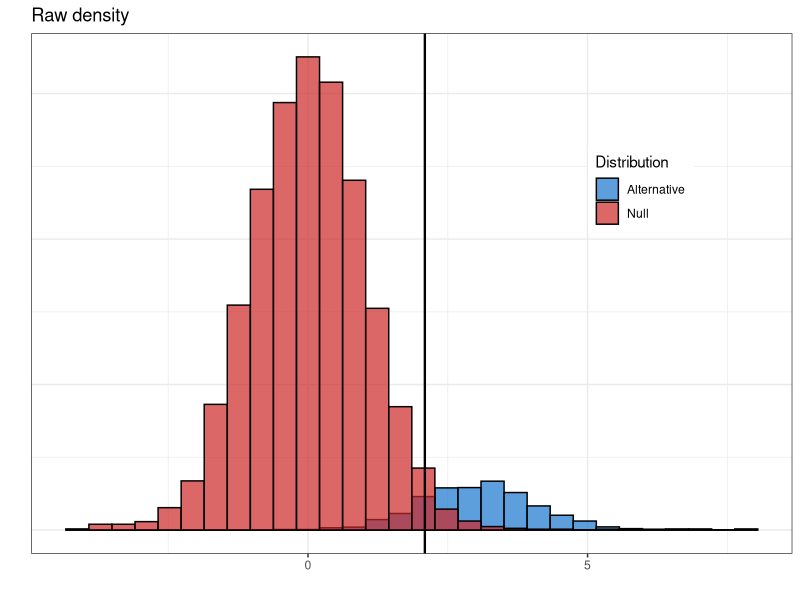
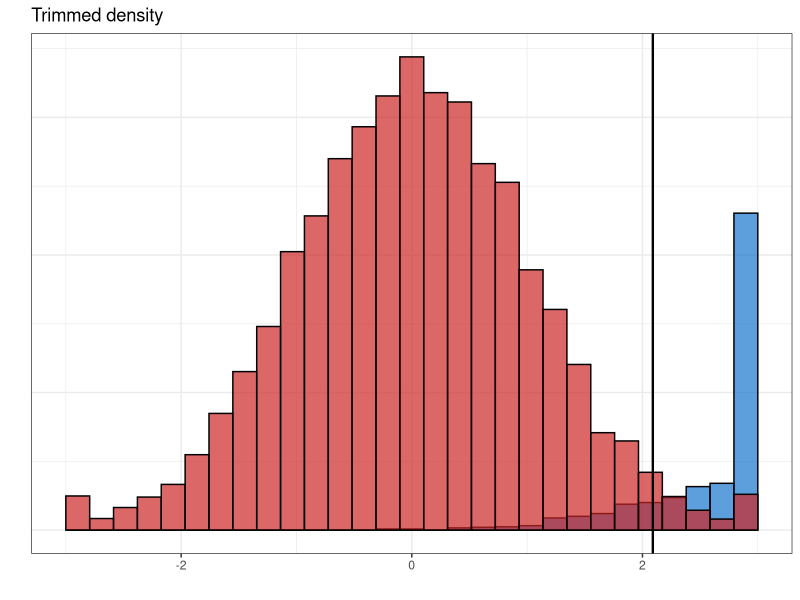
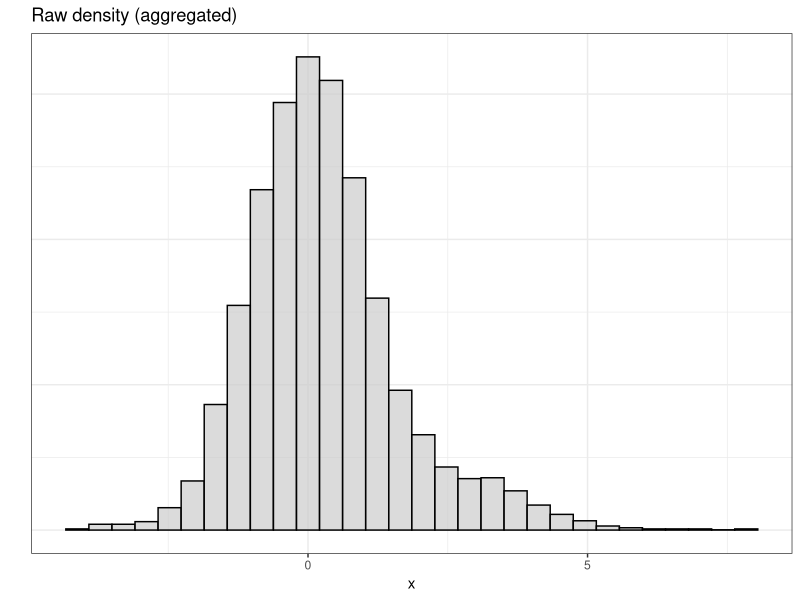
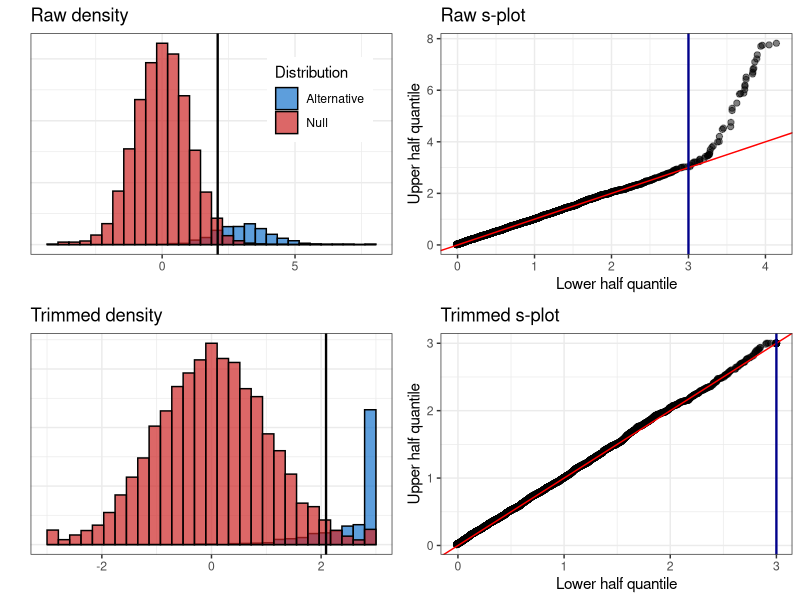

Recreate these plots in R, in order.
#############
# Functions
#############

library(ggplot2)
library(magrittr)

# s plot
make_s_plot <- function(x, n_bins = 10) {
  B <- length(x)
  x_null_order <- sort(x)
  x1 <- -x_null_order[seq(B/2, 1)]
  x2 <- x_null_order[seq(B/2 + 1, B)]
  to_plot <- data.frame(x1 = x1, x2 = x2, bin = factor(dplyr::ntile(x = x2, n = n_bins)))
  s_plot <- ggplot(data = to_plot, mapping = aes(x = x1, y = x2)) + geom_point(size = 1.8, alpha = 0.5) +
    geom_abline(slope = 1, intercept = 0, col = "red") + theme_bw() + xlab("Lower half quantile") + ylab("Upper half quantile") + ggtitle("S-plot")
  return(s_plot)
}

# BC method
get_bc_thresh <- function(x, q = alpha) {
  unique_x <- sort(unique(abs(x)))
  fdp_hat <- sapply(X = unique_x, FUN = function(thresh) {
    (1 + sum(x <= -thresh))/max(1, sum(x >= thresh))
  })
  compare <- fdp_hat <= q
  if (!any(compare)) Inf else min(unique_x[which(compare)])
}

# robust bc
get_rbc_q <- function(x) {
  unique_x <- sort(unique(abs(x)))
  fdp_hat <- sapply(X = unique_x, FUN = function(thresh) {
    (1 + sum(x <= -thresh))/max(1, sum(x >= thresh))
  })
  selected_q <- min(fdp_hat)
  compare <- fdp_hat <= selected_q
  bc_thresh <- if (!any(compare)) Inf else min(unique_x[which(compare)])
  return(c(q = selected_q, bc_thresh = bc_thresh))
}

# trim vector
trim_vector <- function(x, trim_pnt) {
  x[x <= -trim_pnt] <- -trim_pnt
  x[x >= trim_pnt] <- trim_pnt
  return(x)
}

# trim interval
trim_interval <- function(x, a, b, set_pnt) {
  x[x <= b & x >= a] <- set_pnt
  return(x)
}

# get the false discovery proportion and nondiscovery proportion of each method
get_fdp_ndp <- function(x_null, x_alt, bc_thresh) {
  n_discoveries <- sum(x_null >= bc_thresh) + sum(x_alt >= bc_thresh)
  n_false_discoveries <- sum(x_null >= bc_thresh)
  n_alternatives_retained <- sum(x_alt < bc_thresh)
  n_alternatives <- length(x_alt)
  emp_fdp <- n_false_discoveries/max(n_discoveries, 1)
  emp_ndp <- n_alternatives_retained/n_alternatives
  return(c(emp_fdp = emp_fdp, emp_ndp = emp_ndp))
}

###############
# End functions
###############

# generate data
set.seed(11)
n_null <- 10000
n_alt <- 1000
trim_pnt <- 3.0

x_null <- c(rnorm(n = n_null, mean = 0, sd = 1),
           runif(n = n_null/250, min = 3, max = 8),
           runif(n = n_null/250, min = -4, max = -3))
x_alt <- rnorm(n = n_alt, mean = 3, sd = 1)
x_null_trim <- trim_vector(x = x_null, trim_pnt = trim_pnt)
x_alt_trim <- trim_vector(x = x_alt, trim_pnt = trim_pnt)

# x_null <- c(runif(n = n_null/4, min = -2, max = -1),
#            rbeta(n = n_null/4, shape1 = 1, shape2 = 2) - 1,
#            rbeta(n = n_null/4, shape1 = 1, shape2 = 2),
#            runif(n = n_null/4, min = 1, max = 2.25))
# x_alt <- rnorm(n = n_alt, mean = 2.5, sd = 0.5)
# x_null_trim <- trim_interval(x = x_null, a = -1, b = 1, set_pnt = 0)
# x_alt_trim <- trim_interval(x = x_alt, a = -1, b = 1, set_pnt = 0)

# run BC
bc_thresh_raw <- get_bc_thresh(c(x_null, x_alt), 0.2)
get_fdp_ndp(x_null, x_alt, bc_thresh_raw)

bc_thesh_trim <- get_bc_thresh(c(x_null_trim, x_alt_trim), 0.2)
get_fdp_ndp(x_null_trim, x_alt_trim, bc_thesh_trim)

# plot
orig_df <- data.frame(x = c(x_null, x_alt), Distribution = c(rep("Null", length(x_null)), rep("Alternative", length(x_alt))))
trimmed_df <- data.frame(x = c(x_null_trim, x_alt_trim), Distribution = c(rep("Null", length(x_null_trim)), rep("Alternative", length(x_alt_trim))))
my_col <- c("dodgerblue3", "firebrick3")
p_grouped <- ggplot(data = orig_df, mapping = aes(x = x)) + geom_histogram(bins = 30, alpha = 0.7, position = "identity", col = "black", fill = "grey80") + theme_bw() + ggtitle("Raw density (aggregated)") + theme(axis.text.y = element_blank(), axis.ticks.y = element_blank()) + ylab("")
p_orig <- ggplot(data = orig_df, mapping = aes(x = x, fill = Distribution)) + geom_histogram(bins = 30, alpha = 0.7, position = "identity", col = "black") + scale_fill_manual(values = my_col) + theme_bw() + theme(legend.position = c(0.8, 0.8)) + xlab("") + geom_vline(xintercept = bc_thresh_raw, lwd = .8) + ggtitle("Raw density") + theme(legend.position = c(0.8, 0.7), axis.text.y = element_blank(), axis.ticks.y = element_blank()) + ylab("")
p_trim <- ggplot(data = trimmed_df, mapping = aes(x = x, fill = Distribution)) + geom_histogram(bins = 30, alpha = 0.7, position = "identity", col = "black") + scale_fill_manual(values = my_col) + theme_bw() + theme(legend.position = c(0.8, 0.8)) + xlab("") + geom_vline(xintercept = bc_thresh_raw, lwd = .8) + ggtitle("Trimmed density") + theme(legend.position = "none", axis.text.y = element_blank(), axis.ticks.y = element_blank()) + ylab("")

ggsave(filename = "/Users/timbarry/research_code/proposal/figs/bc_robustness_aggregated.png", plot = p_grouped, device = "png", scale = 1, width = 5, height = 3.5, dpi = 330)

p_orig
s_orig <- make_s_plot(x_null) + geom_vline(xintercept = trim_pnt, col = "darkblue", lwd = 0.8) + ggtitle("Raw s-plot")

p_trim
s_trimmed <- make_s_plot(x_null_trim) + geom_vline(xintercept = trim_pnt, col = "darkblue", lwd = 0.8) + ggtitle("Trimmed s-plot")

p_out <- cowplot::plot_grid(p_orig, s_orig, p_trim, s_trimmed, nrow = 2)
ggsave(filename = "/Users/timbarry/research_code/proposal/figs/bc_robustness.png", plot = p_out, device = "png", scale = 1, width = 7, height = 5, dpi = 330)

# Idea: we might want to chop off the tails of the null distribution to improve calibration.
# We then determine the smallest q such that empirical FDR is controlled at level q.
# We run the BC procedure with this choice of q. Is this valid?
# idea: the thresholding step results in ties; we can try to break the ties by jittering the points a little.